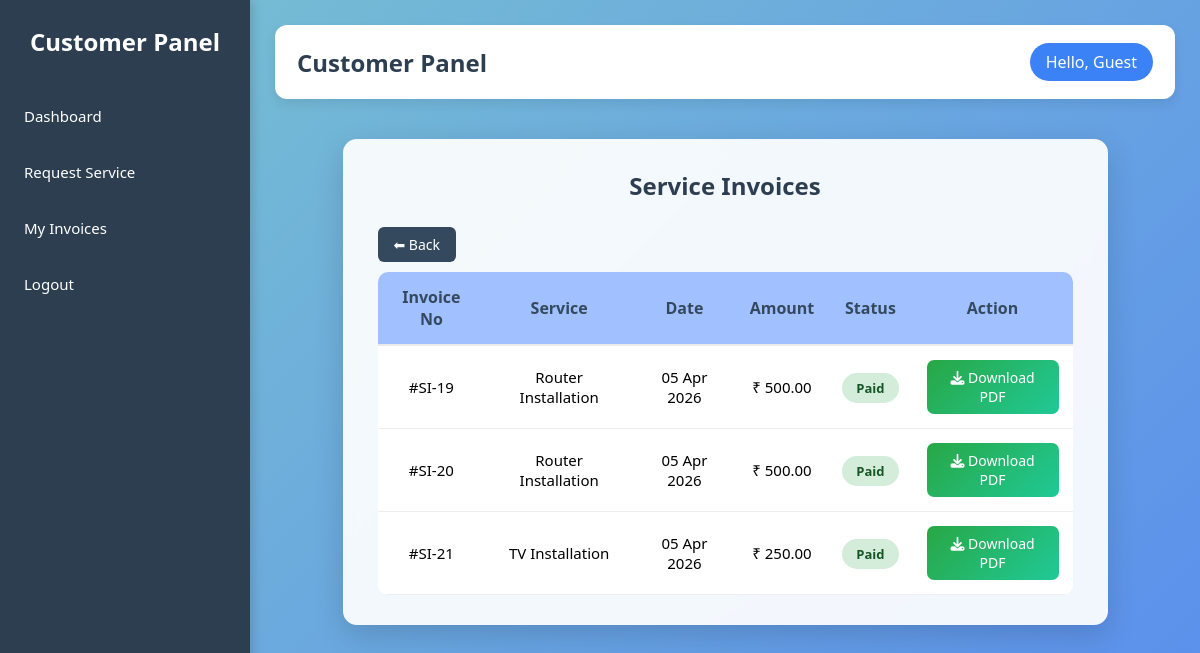
The page /customer/service-invoices/ (signed in) on the database its author committed.
### core/models.py (models this page shows, shortened)
class ServiceInvoice(models.Model):
    PAYMENT_METHODS = [
            ('CASH', 'Cash'),
            ('UPI', 'UPI'),
            ('RAZORPAY', 'Razorpay'),
        ]
    service_request = models.OneToOneField(ServiceRequest, on_delete=models.CASCADE )
    shop_owner = models.ForeignKey(ShopOwner,on_delete=models.CASCADE,null=True,blank=True )
    customer = models.ForeignKey(Customer,on_delete=models.CASCADE,null=True,blank=True )
    pdf_file = models.FileField(upload_to="service_invoices/",null=True,blank=True)
    invoice_date = models.DateField(auto_now_add=True)
    amount = models.DecimalField(max_digits=10, decimal_places=2 )
    payment_status = models.CharField( max_length=20,default="PENDING" )
    is_paid = models.BooleanField(default=False)
    payment_method = models.CharField(max_length=20, choices=PAYMENT_METHODS, null=True, blank=True   )
    upi_id = models.CharField(max_length=100, null=True, blank=True)
    transaction_id = models.CharField(max_length=100, blank=True, null=True )
    razorpay_order_id = models.CharField(max_length=200, blank=True, null=True)
    razorpay_payment_id = models.CharField(max_length=200, blank=True, null=True)
    razorpay_signature = models.CharField(max_length=200, blank=True, null=True)
    is_paid = models.BooleanField(default=False)

class ServiceRequest(models.Model):
    STATUS_CHOICES = [
        ('PENDING', 'Pending'),
        ('ACCEPTED', 'Accepted'),
        ('COMPLETED', 'Completed'),
        ('POSTPONED', 'Postponed'),
    ]
    problem = models.TextField(null=True, blank=True)   # ✅ must exist
    SERVICE_TYPE = [
        ('FREE', 'Free'),
        ('PAID', 'Paid'),
        ('WARRANTY', 'Warranty'),
    ]
    product_invoice = models.ForeignKey( InvoiceItem, on_delete=models.SET_NULL, null=True,blank=True)
    service = models.ForeignKey(Service, on_delete=models.CASCADE)
    customer = models.ForeignKey(Customer, on_delete=models.CASCADE)
    shop_owner = models.ForeignKey(ShopOwner,on_delete=models.CASCADE, null=True, blank=True)
    service_type = models.CharField(max_length=20, choices=SERVICE_TYPE)
    scheduled_date = models.DateField(null=True, blank=True)
    scheduled_time = models.TimeField(null=True, blank=True)
    status = models.CharField(max_length=20,
                              choices=STATUS_CHOICES,
                              default='PENDING')
    created_at = models.DateTimeField(auto_now_add=True)

class Service(models.Model):
    STATUS_CHOICES = [
        ('Active', 'Active'),
        ('Inactive', 'Inactive'),
    ]
    SERVICE_TYPE = [
        ('INSTALL', 'Installation'),
        ('PERIODIC', 'Periodic'),
        ('WARRANTY', 'Warranty'),
        ('PAID', 'Paid'),
    ]
    s_id = models.AutoField(primary_key=True)
    s_name = models.CharField(max_length=100)
    shop_owner = models.ForeignKey(ShopOwner, on_delete=models.CASCADE)
    description = models.TextField(blank=True, null=True, help_text="More details")
    category = models.ForeignKey(Category, on_delete=models.CASCADE, related_name='services')
    cost = models.DecimalField(max_digits=10, decimal_places=2)
    status = models.CharField(max_length=10, choices=STATUS_CHOICES, default='Active')

### core/views.py (the view)
def customer_service_invoices(request):
    customer_id = request.session.get("customer_id")
    invoices = ServiceInvoice.objects.filter(
        customer_id=customer_id
    ).select_related(
        "service_request",
        "service_request__service",
        "shop_owner"
    ).order_by("-invoice_date")
    return render(
        request,
        "core/customer/invoice_manage.html",
        {"invoices": invoices}
    )

### core/views.py (called while the page is built)
def shopowner_context(request):
    owner = None
    if request.session.get('shopowner_id'):
        owner = ShopOwner.objects.filter(
            sw_id=request.session['shopowner_id']
        ).first()
    return {
        'shopowner': owner
    }

### core/templates/core/customer/invoice_manage.html (shortened to what this page needs)
{% extends "core/customer/c_base.html" %} {% load static %} {% block content %}
<link
  rel="stylesheet"
  href="{% static 'core/css/cust_css/invoice_detail.css' %}"
/>
<div class="card">
  <div class="page-header">
    <h2>Service Invoices</h2>
  </div>
  {% if invoices %}
  <div class="table-responsive">
    <a href="{% url 'customer_dashboard' %}" class="btn back">⬅ Back </a>
    <table class="invoice-table">
      <thead>
        <tr>
          <th>Invoice No</th>
          <th>Service</th>
          <th>Date</th>
          <th>Amount</th>
          <th>Status</th>
          <th>Action</th>
        </tr>
      </thead>
      <tbody>
        {% for invoice in invoices %}
        <tr>
          <td>#SI-{{ invoice.id }}</td>
          <td>{{ invoice.service_request.service.s_name }}</td>
          <td>{{ invoice.invoice_date|date:"d M Y" }}</td>
          <td>₹ {{ invoice.amount }}</td>
          <td>
            {% if invoice.is_paid %}
            <span class="paid">Paid</span>
            {% else %}
            <span class="pending">Pending</span>
            {% endif %}
          </td>
          <td>
            <a
              href="{% url 'download_service_invoice_pdf' invoice.pk %}"
              class="btn btn-download"
            >
              <i class="fa-solid fa-download"></i> Download PDF
            </a>
          </td>
        </tr>
        {% empty %}
        <tr>
          <td colspan="6" class="empty">No Invoices yet.</td>
        </tr>
        {% endfor %}
      </tbody>
    </table>
  </div>
  {% else %}
  <p class="text-muted text-center mt-4">No invoices found.</p>
  {% endif %}
</div>
{% endblock %}

### core/static/core/css/cust_css/cust_dash.css (style rules this page uses)
* { margin: 0; padding: 0; box-sizing: border-box; }
body { font-family: "Segoe UI", sans-serif; background: linear-gradient(135deg, #89f7fe 0%, #66a6ff 100%); min-height: 100vh; }
.card { background: white; padding: 25px; border-radius: 15px; box-shadow: 0 6px 15px rgba(0,0,0,0.12); }
.btn { padding: 7px 14px; border-radius: 6px; text-decoration: none; font-size: 14px; color: white; transition: 0.3s; }

### core/static/core/css/cust_css/invoice_detail.css (style rules this page uses)
body { background: linear-gradient(135deg, #79c2d0, #5a8dee); font-family: "Segoe UI", Tahoma, Geneva, Verdana, sans-serif; }
.card { width: 85%; margin: 40px auto; background: rgba(255, 255, 255, 0.92); backdrop-filter: blur(12px); border-radius: 14px; padding: 30px 35px; box-shadow: 0 10px 30px rgba(0,0,0,0.15); animation: fadeIn 0.4s ease-in-out; }
.card h2 { text-align: center; margin-bottom: 25px; color: #2c3e50; font-weight: 600; }
.btn.back { background: #34495e; color: white; padding: 8px 16px; border-radius: 6px; text-decoration: none; font-size: 14px; transition: 0.3s; margin-bottom: 10px; }
.table-responsive { overflow-x: auto; }
.invoice-table { width: 100%; border-collapse: collapse; background: white; border-radius: 10px; overflow: hidden; }
.invoice-table thead { background: #a1c0ff; }
.invoice-table th { padding: 14px; text-align: center; font-weight: 600; color: #34495e; border-bottom: 2px solid #eaeaea; }
.invoice-table td { padding: 14px; text-align: center; border-bottom: 1px solid #eee; font-size: 15px; }
.invoice-table tbody tr { transition: 0.25s ease; }
.paid, .pending { padding: 6px 14px; border-radius: 20px; font-size: 13px; font-weight: 600; }
.paid { background: #d4edda; color: #155724; }
.btn { display: inline-block; padding: 8px 14px; border-radius: 7px; text-decoration: none; font-size: 14px; font-weight: 500; transition: 0.3s ease; }
.btn-download { background: linear-gradient(135deg, #28a745, #20c997); color: white; }

### rows shown on the page
ServiceInvoice: id "19", service_request.service.s_name "Router Installation", invoice_date "05 Apr 2026", amount "500.00", is_paid "Paid"
ServiceInvoice: id "20", service_request.service.s_name "Router Installation", invoice_date "05 Apr 2026", amount "500.00", is_paid "Paid"
ServiceInvoice: id "21", service_request.service.s_name "TV Installation", invoice_date "05 Apr 2026", amount "250.00", is_paid "Paid"
